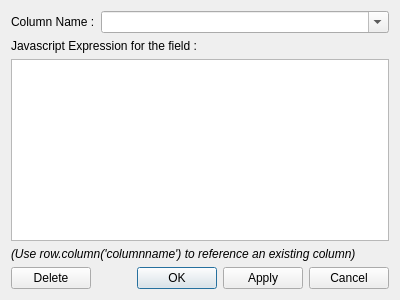
<?xml version="1.0" encoding="UTF-8"?>
<ui version="4.0">
 <class>AddColumnDialog</class>
 <widget class="QDialog" name="AddColumnDialog">
  <property name="geometry">
   <rect>
    <x>0</x>
    <y>0</y>
    <width>400</width>
    <height>300</height>
   </rect>
  </property>
  <property name="windowTitle">
   <string>Dialog</string>
  </property>
  <layout class="QVBoxLayout" name="verticalLayout">
   <item>
    <widget class="QWidget" name="widget" native="true">
     <layout class="QHBoxLayout" name="horizontalLayout" stretch="0,1">
      <property name="leftMargin">
       <number>0</number>
      </property>
      <property name="topMargin">
       <number>0</number>
      </property>
      <property name="rightMargin">
       <number>0</number>
      </property>
      <property name="bottomMargin">
       <number>0</number>
      </property>
      <item>
       <widget class="QLabel" name="label">
        <property name="text">
         <string>Column Name :</string>
        </property>
       </widget>
      </item>
      <item>
       <widget class="QComboBox" name="columnNames">
        <property name="editable">
         <bool>true</bool>
        </property>
       </widget>
      </item>
     </layout>
    </widget>
   </item>
   <item>
    <widget class="QLabel" name="label_2">
     <property name="text">
      <string>Javascript Expression for the field :</string>
     </property>
    </widget>
   </item>
   <item>
    <widget class="QTextEdit" name="expression"/>
   </item>
   <item>
    <widget class="QLabel" name="label_3">
     <property name="font">
      <font>
       <italic>true</italic>
      </font>
     </property>
     <property name="text">
      <string>(Use row.column('columnname') to reference an existing column)</string>
     </property>
    </widget>
   </item>
   <item>
    <widget class="QWidget" name="widget_2" native="true">
     <layout class="QHBoxLayout" name="horizontalLayout_2">
      <property name="leftMargin">
       <number>0</number>
      </property>
      <property name="topMargin">
       <number>0</number>
      </property>
      <property name="rightMargin">
       <number>0</number>
      </property>
      <property name="bottomMargin">
       <number>0</number>
      </property>
      <item>
       <widget class="QPushButton" name="deleteButton">
        <property name="text">
         <string>Delete</string>
        </property>
       </widget>
      </item>
      <item>
       <spacer name="horizontalSpacer">
        <property name="orientation">
         <enum>Qt::Horizontal</enum>
        </property>
        <property name="sizeHint" stdset="0">
         <size>
          <width>75</width>
          <height>20</height>
         </size>
        </property>
       </spacer>
      </item>
      <item>
       <widget class="QPushButton" name="okButton">
        <property name="text">
         <string>OK</string>
        </property>
        <property name="default">
         <bool>true</bool>
        </property>
       </widget>
      </item>
      <item>
       <widget class="QPushButton" name="applyButton">
        <property name="text">
         <string>Apply</string>
        </property>
       </widget>
      </item>
      <item>
       <widget class="QPushButton" name="cancelButton">
        <property name="text">
         <string>Cancel</string>
        </property>
       </widget>
      </item>
     </layout>
    </widget>
   </item>
  </layout>
 </widget>
 <resources/>
 <connections>
  <connection>
   <sender>cancelButton</sender>
   <signal>clicked()</signal>
   <receiver>AddColumnDialog</receiver>
   <slot>close()</slot>
   <hints>
    <hint type="sourcelabel">
     <x>345</x>
     <y>274</y>
    </hint>
    <hint type="destinationlabel">
     <x>199</x>
     <y>149</y>
    </hint>
   </hints>
  </connection>
 </connections>
</ui>
